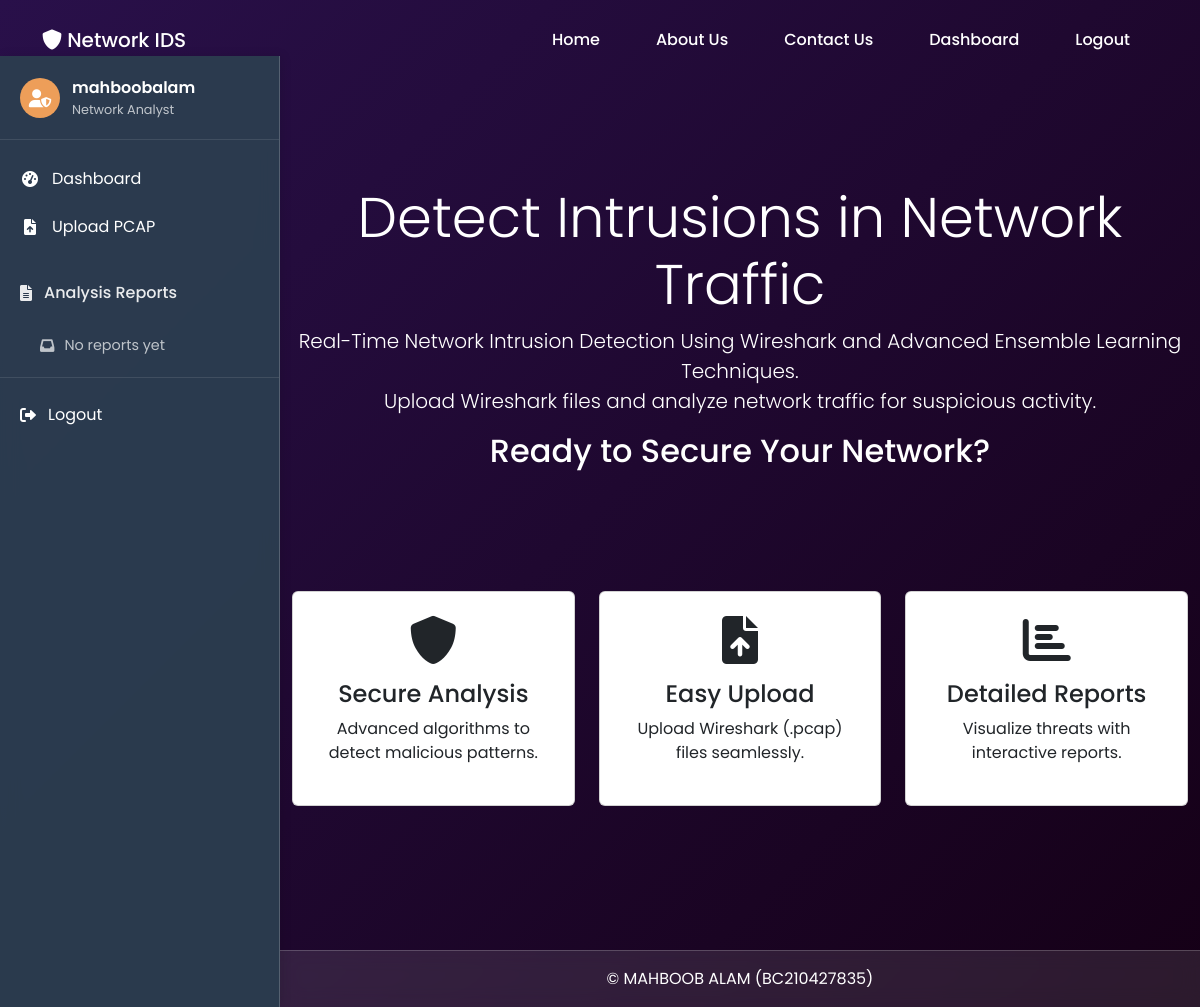
The app's page / (signed in), older data.
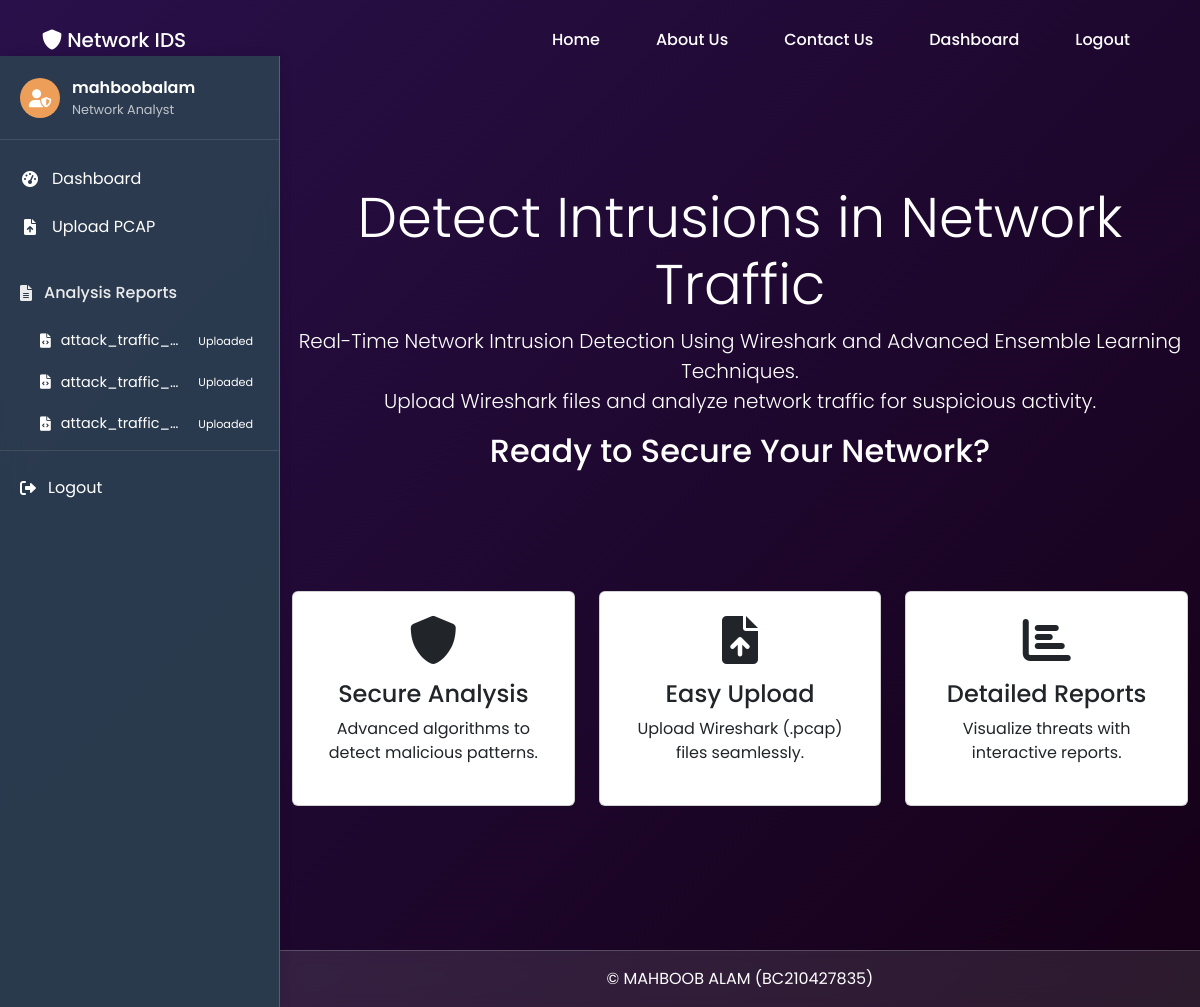
The same page, newer data.
### IDS/models.py (models this page shows, shortened)
class PcapFile(models.Model):
    STATUS_CHOICES = [
        ('uploaded', 'Uploaded'),
        ('processing', 'Processing'),
        ('completed', 'Completed'),
        ('failed', 'Failed'),
    ]
    user = models.ForeignKey(User, on_delete=models.CASCADE)
    file = models.FileField(upload_to='uploads/')  # ✅ Changed from 'pcaps/' to 'uploads/'
    uploaded_at = models.DateTimeField(auto_now_add=True)
    status = models.CharField(
        max_length=20,
        choices=STATUS_CHOICES,
        default='uploaded'
    )
    analysis_result = models.JSONField(null=True, blank=True)
    def filename(self):
        return self.file.name.split('/')[-1]

### IDS/views.py (the view)
# urls.py: path('', views.home, name='home'),
def home(request):
    return render(request, 'IDS/home.html')

### IDS/context_processors.py (called while the page is built)
def user_files(request):
    if request.user.is_authenticated:
        return {
            'user_files': PcapFile.objects.filter(
                user=request.user
            ).order_by('-uploaded_at')[:10]  # Only show 10 most recent files
        }
    return {}  # Return empty dict for non-authenticated users

### IDS/templates/IDS/home.html (shortened to what this page needs)
{% extends 'IDS/base.html' %}
{% block content %}
<section class="hero-section text-center text-white py-5">
    <div class="container">
        <h1 class="display-4">Detect Intrusions in Network Traffic</h1>
        <p class="lead">Real-Time Network Intrusion Detection Using Wireshark and Advanced Ensemble Learning Techniques.<br> Upload Wireshark files and analyze network traffic for suspicious activity.</p>
        <div class="container">
            <h2 class="mb-4">Ready to Secure Your Network?</h2>
        </div>
    </div>
</section>
<section class="features-section py-5">
    <div class="container">
        <div class="row">
            <div class="col-md-4 text-center">
                <div class="card p-4">
                    <i class="fas fa-shield-alt fa-3x mb-3"></i>
                    <h4>Secure Analysis</h4>
                    <p>Advanced algorithms to detect malicious patterns.</p>
                </div>
            </div>
            <div class="col-md-4 text-center">
                <div class="card p-4">
                    <i class="fas fa-file-upload fa-3x mb-3"></i>
                    <h4>Easy Upload</h4>
                    <p>Upload Wireshark (.pcap) files seamlessly.</p>
                </div>
            </div>
            <div class="col-md-4 text-center">
                <div class="card p-4">
                    <i class="fas fa-chart-bar fa-3x mb-3"></i>
                    <h4>Detailed Reports</h4>
                    <p>Visualize threats with interactive reports.</p>
                </div>
            </div>
        </div>
    </div>
</section>
<section class="cta-section text-center text-white py-5">
</section>
{% endblock %}

### IDS/templates/IDS/base.html (shortened to what the changed rows need)
{% load static %}
<!DOCTYPE html>
<html lang="en">
<head>
    <link href="https://cdn.jsdelivr.net/npm/bootstrap@5.3.0/dist/css/bootstrap.min.css" rel="stylesheet">
    <link rel="stylesheet" href="https://cdnjs.cloudflare.com/ajax/libs/font-awesome/6.0.0/css/all.min.css">
    <link rel="stylesheet" href="{% static 'css/custom.css' %}">
</head>
<body class="{% if user.is_authenticated %}has-sidebar{% endif %}">
    {% if user.is_authenticated %}
    <div class="app-sidebar">
        <nav class="sidebar-nav">
            <div class="nav-section">
                <div class="section-content">
                    {% if user_files %}
                        {% for file in user_files %}
                        <a href="{% url 'analysis_report' file.id %}" class="report-item {% if file.id == current_file.id %}active{% endif %}">
                            <i class="fas fa-file-code"></i>
                            <span class="filename">{{ file.filename|truncatechars:20 }}</span>
                            <span class="status-badge {{ file.status }}">{{ file.get_status_display }}</span>
                        </a>
                        {% endfor %}
                    {% else %}
                        <div class="empty-reports">
                            <i class="fas fa-inbox"></i>
                            <span>No reports yet</span>
                        </div>
                    {% endif %}
                </div>
            </div>
        </nav>
    </div>
    {% endif %}
    <main class="app-content {% if user.is_authenticated %}with-sidebar{% endif %}">
        {% block content %}{% endblock %}
    </main>
</body>
</html>

Row changes from the older to the newer data that the page shows:
added PcapFile: filename "attack_traffic_…", status "Uploaded"
added PcapFile: filename "attack_traffic_…", status "Uploaded"
added PcapFile: filename "attack_traffic_…", status "Uploaded"
Text that changed along with them:
text no longer shown: "No reports yet"
